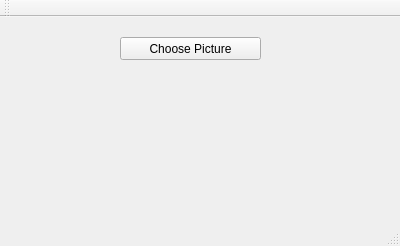
<?xml version="1.0" encoding="UTF-8"?>
<ui version="4.0">
 <class>MainWindow</class>
 <widget class="QMainWindow" name="MainWindow">
  <property name="geometry">
   <rect>
    <x>0</x>
    <y>0</y>
    <width>400</width>
    <height>246</height>
   </rect>
  </property>
  <property name="windowTitle">
   <string>MainWindow</string>
  </property>
  <widget class="QWidget" name="centralWidget">
   <widget class="QPushButton" name="pushButton">
    <property name="geometry">
     <rect>
      <x>120</x>
      <y>20</y>
      <width>141</width>
      <height>23</height>
     </rect>
    </property>
    <property name="text">
     <string>Choose Picture</string>
    </property>
   </widget>
  </widget>
  <widget class="QMenuBar" name="menuBar">
   <property name="geometry">
    <rect>
     <x>0</x>
     <y>0</y>
     <width>400</width>
     <height>21</height>
    </rect>
   </property>
  </widget>
  <widget class="QToolBar" name="mainToolBar">
   <attribute name="toolBarArea">
    <enum>TopToolBarArea</enum>
   </attribute>
   <attribute name="toolBarBreak">
    <bool>false</bool>
   </attribute>
  </widget>
  <widget class="QStatusBar" name="statusBar"/>
 </widget>
 <layoutdefault spacing="6" margin="11"/>
 <resources/>
 <connections>
  <connection>
   <sender>pushButton</sender>
   <signal>clicked()</signal>
   <receiver>MainWindow</receiver>
   <slot>chooseGeometricPicture()</slot>
   <hints>
    <hint type="sourcelabel">
     <x>157</x>
     <y>64</y>
    </hint>
    <hint type="destinationlabel">
     <x>166</x>
     <y>125</y>
    </hint>
   </hints>
  </connection>
 </connections>
 <slots>
  <slot>chooseGeometricPicture()</slot>
 </slots>
</ui>
